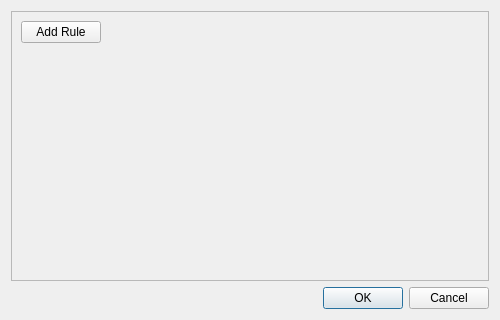
<?xml version="1.0" encoding="UTF-8"?>
<ui version="4.0">
 <class>rulesDialog</class>
 <widget class="QDialog" name="rulesDialog">
  <property name="geometry">
   <rect>
    <x>0</x>
    <y>0</y>
    <width>500</width>
    <height>320</height>
   </rect>
  </property>
  <property name="windowTitle">
   <string>Dialog</string>
  </property>
  <layout class="QVBoxLayout" name="verticalLayout">
   <item>
    <widget class="QScrollArea" name="scrollArea">
     <property name="widgetResizable">
      <bool>true</bool>
     </property>
     <widget class="QWidget" name="scrollAreaWidgetContents">
      <property name="geometry">
       <rect>
        <x>0</x>
        <y>0</y>
        <width>480</width>
        <height>269</height>
       </rect>
      </property>
      <layout class="QVBoxLayout" name="verticalLayout_3">
       <item>
        <layout class="QVBoxLayout" name="rules_layout"/>
       </item>
       <item>
        <layout class="QHBoxLayout" name="rules_button_box">
         <item>
          <widget class="QPushButton" name="add_rule_button">
           <property name="text">
            <string>Add Rule</string>
           </property>
          </widget>
         </item>
         <item>
          <spacer name="horizontalSpacer">
           <property name="orientation">
            <enum>Qt::Horizontal</enum>
           </property>
           <property name="sizeHint" stdset="0">
            <size>
             <width>40</width>
             <height>20</height>
            </size>
           </property>
          </spacer>
         </item>
        </layout>
       </item>
       <item>
        <spacer name="verticalSpacer">
         <property name="orientation">
          <enum>Qt::Vertical</enum>
         </property>
         <property name="sizeHint" stdset="0">
          <size>
           <width>20</width>
           <height>40</height>
          </size>
         </property>
        </spacer>
       </item>
      </layout>
     </widget>
    </widget>
   </item>
   <item>
    <widget class="QDialogButtonBox" name="buttonBox">
     <property name="orientation">
      <enum>Qt::Horizontal</enum>
     </property>
     <property name="standardButtons">
      <set>QDialogButtonBox::Cancel|QDialogButtonBox::Ok</set>
     </property>
    </widget>
   </item>
  </layout>
 </widget>
 <resources/>
 <connections>
  <connection>
   <sender>buttonBox</sender>
   <signal>accepted()</signal>
   <receiver>rulesDialog</receiver>
   <slot>accept()</slot>
   <hints>
    <hint type="sourcelabel">
     <x>248</x>
     <y>254</y>
    </hint>
    <hint type="destinationlabel">
     <x>157</x>
     <y>274</y>
    </hint>
   </hints>
  </connection>
  <connection>
   <sender>buttonBox</sender>
   <signal>rejected()</signal>
   <receiver>rulesDialog</receiver>
   <slot>reject()</slot>
   <hints>
    <hint type="sourcelabel">
     <x>316</x>
     <y>260</y>
    </hint>
    <hint type="destinationlabel">
     <x>286</x>
     <y>274</y>
    </hint>
   </hints>
  </connection>
 </connections>
</ui>
